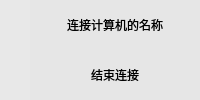
<?xml version="1.0" encoding="UTF-8"?>
<ui version="4.0">
 <class>Widget</class>
 <widget class="QWidget" name="Widget">
  <property name="geometry">
   <rect>
    <x>0</x>
    <y>0</y>
    <width>200</width>
    <height>100</height>
   </rect>
  </property>
  <property name="minimumSize">
   <size>
    <width>200</width>
    <height>100</height>
   </size>
  </property>
  <property name="maximumSize">
   <size>
    <width>200</width>
    <height>100</height>
   </size>
  </property>
  <property name="windowTitle">
   <string>Widget</string>
  </property>
  <property name="styleSheet">
   <string notr="true">background-color: rgb(230, 230, 230,55%);</string>
  </property>
  <layout class="QGridLayout" name="gridLayout">
   <property name="leftMargin">
    <number>0</number>
   </property>
   <property name="topMargin">
    <number>0</number>
   </property>
   <property name="rightMargin">
    <number>0</number>
   </property>
   <property name="bottomMargin">
    <number>0</number>
   </property>
   <property name="spacing">
    <number>0</number>
   </property>
   <item row="0" column="0">
    <widget class="MyLabel" name="label">
     <property name="minimumSize">
      <size>
       <width>30</width>
       <height>100</height>
      </size>
     </property>
     <property name="maximumSize">
      <size>
       <width>30</width>
       <height>100</height>
      </size>
     </property>
     <property name="styleSheet">
      <string notr="true">background-color: rgb(230, 230, 230,55%);</string>
     </property>
     <property name="text">
      <string/>
     </property>
     <property name="textFormat">
      <enum>Qt::PlainText</enum>
     </property>
     <property name="pixmap">
      <pixmap resource="picture.qrc">:/picture/right.png</pixmap>
     </property>
     <property name="scaledContents">
      <bool>true</bool>
     </property>
     <property name="alignment">
      <set>Qt::AlignLeading|Qt::AlignLeft|Qt::AlignTop</set>
     </property>
     <property name="wordWrap">
      <bool>false</bool>
     </property>
    </widget>
   </item>
   <item row="0" column="1">
    <widget class="QWidget" name="Pwidget" native="true">
     <property name="minimumSize">
      <size>
       <width>170</width>
       <height>100</height>
      </size>
     </property>
     <property name="maximumSize">
      <size>
       <width>170</width>
       <height>100</height>
      </size>
     </property>
     <property name="styleSheet">
      <string notr="true">background-color: rgb(230, 230, 230,55%);</string>
     </property>
     <layout class="QGridLayout" name="gridLayout_2">
      <property name="leftMargin">
       <number>0</number>
      </property>
      <property name="topMargin">
       <number>0</number>
      </property>
      <property name="rightMargin">
       <number>0</number>
      </property>
      <property name="bottomMargin">
       <number>0</number>
      </property>
      <property name="spacing">
       <number>0</number>
      </property>
      <item row="0" column="0">
       <widget class="QLabel" name="NameLabel">
        <property name="minimumSize">
         <size>
          <width>170</width>
          <height>50</height>
         </size>
        </property>
        <property name="maximumSize">
         <size>
          <width>175</width>
          <height>50</height>
         </size>
        </property>
        <property name="text">
         <string>&lt;html&gt;&lt;head/&gt;&lt;body&gt;&lt;p align=&quot;center&quot;&gt;连接计算机的名称&lt;/p&gt;&lt;/body&gt;&lt;/html&gt;</string>
        </property>
       </widget>
      </item>
      <item row="1" column="0">
       <widget class="QToolButton" name="StopBut">
        <property name="minimumSize">
         <size>
          <width>170</width>
          <height>50</height>
         </size>
        </property>
        <property name="maximumSize">
         <size>
          <width>170</width>
          <height>50</height>
         </size>
        </property>
        <property name="styleSheet">
         <string notr="true">background-color: rgb(230, 230, 230，1);</string>
        </property>
        <property name="text">
         <string>结束连接</string>
        </property>
        <property name="toolButtonStyle">
         <enum>Qt::ToolButtonTextBesideIcon</enum>
        </property>
        <property name="autoRaise">
         <bool>true</bool>
        </property>
        <property name="arrowType">
         <enum>Qt::NoArrow</enum>
        </property>
       </widget>
      </item>
     </layout>
    </widget>
   </item>
  </layout>
 </widget>
 <customwidgets>
  <customwidget>
   <class>MyLabel</class>
   <extends>QLabel</extends>
   <header>mylabel.h</header>
  </customwidget>
 </customwidgets>
 <resources>
  <include location="picture.qrc"/>
 </resources>
 <connections/>
</ui>
